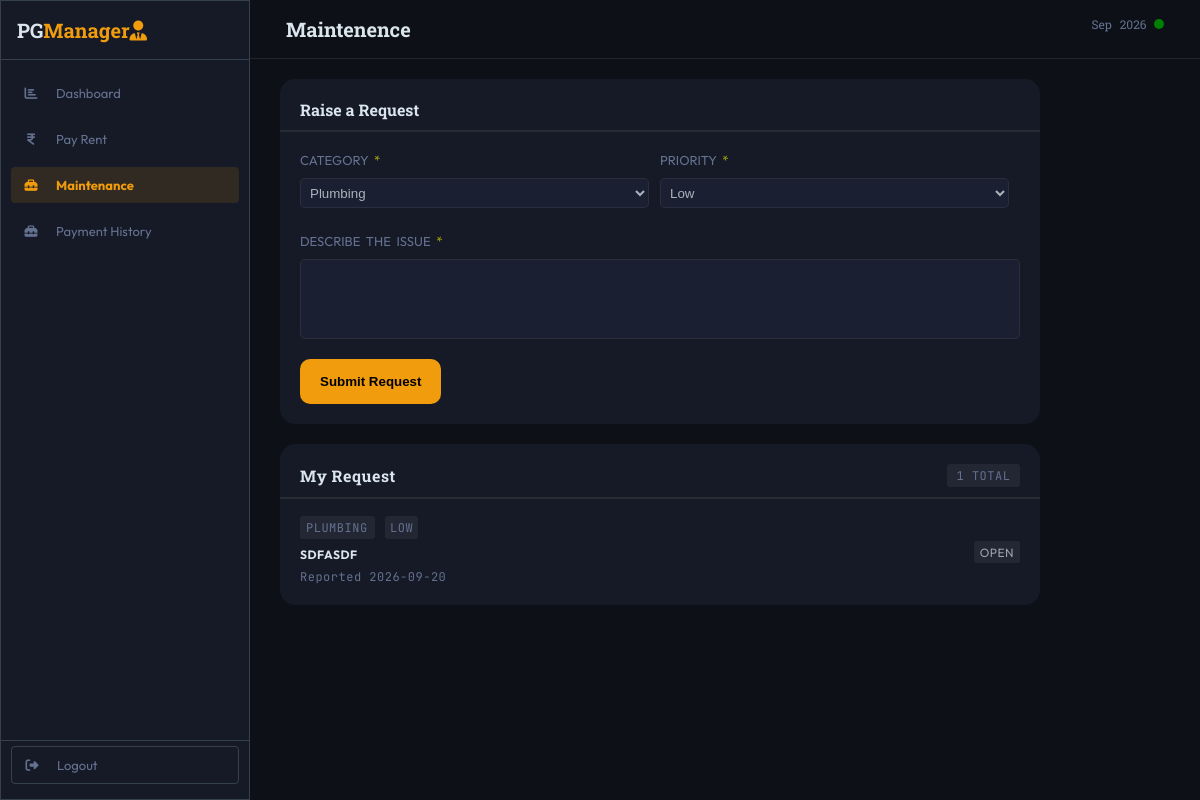
Page /tenant-maintenance/ (signed in) on the committed database.
### dashboard/models.py (models this page shows, shortened)
class Maintenance(models.Model):
    CATEGORY_CHOICES = (
        ('plumbing', 'Plumbing'),
        ('wifi', 'Wifi'),
        ('electrical', 'Electrical'),
        ('furniture', 'Furniture'),
        ('other', 'Other')
    )
    PRIORITY_CHOICES = (
        ('low','Low'),
        ('medium','Medium'),
        ('high','High')
    )
    COMPLAINT_STATUS_CHOICES = (
        ('open','Open'),
        ('inprogress','Inprogress'),
        ('resolved','Resolved')
    )
    tenant = models.ForeignKey(Tenant, on_delete=models.CASCADE)
    category = models.CharField(null=False, blank=False, default='plumbing', choices=CATEGORY_CHOICES)
    priority = models.CharField(null=False, blank=False, default='low',choices=PRIORITY_CHOICES)
    issue = models.TextField(null=False, blank=False)
    complaint_status = models.CharField(null=False, blank=False, default='open', choices=COMPLAINT_STATUS_CHOICES)
    date = models.DateField(default=timezone.localdate)
    status_update_time = models.DateTimeField(default=timezone.now)

### dashboard/views.py (the view)
# urls.py: path("tenant-maintenance/", views.tenant_maintenance, name="tenant-maintenance"),
def tenant_maintenance(request):
    tenant = Tenant.objects.get(user=request.user)
    if request.method == "POST":
        maintenance_form = MaintenanceForm(request.POST)
        if maintenance_form.is_valid():
            maintenance = maintenance_form.save(commit=False)
            maintenance.tenant = tenant
            maintenance.save()
            return HttpResponseRedirect(reverse("tenant-maintenance"))
    else:
        maintenance_form = MaintenanceForm()
    maintenance = Maintenance.objects.filter(tenant=tenant).order_by("-status_update_time")
    return render(request, "dashboard/tenant-maintenance.html", {
        "maintenance_form" : maintenance_form,
        "maintenance" : maintenance
    })

### dashboard/forms.py
class MaintenanceForm(forms.ModelForm):
    class Meta:
        model = Maintenance
        fields = ["category", "priority", "issue"]
        labels = {
            "issue": "describe the issue",
        }
        widgets = {
            "issue": forms.Textarea(attrs={'style': 'height:8rem; resize:none;'}),
        }
        error_messages = {
            "issue": {
                "required": "Provide the issue decription in detail"
            }
        }

### dashboard/templates/dashboard/tenant-maintenance.html (shortened to what this page needs)
{% extends "tenant-base.html" %}
{% load static %}
{% block css_file %}
    <link rel="stylesheet", href="{% static "dashboard/tenant-maintenance.css" %}">
{% endblock css_file %}
{% block content %}
    <main>
        <header class="page-header">
            <div class="header-title header-box">
                <h2>Maintenence</h2>
            </div>
            <div class="header-date header-box">
                <span>{% now "M Y" %}</span>
                <span class="status-dot"></span>
            </div>
        </header>
        <form action="{% url "tenant-maintenance" %}" method="POST" novalidate>
            <section class="form-control bg-lightblack text-gray">
                <h1>Raise a Request</h1>
                <hr>
                <div class="flex-wrapper">
                    {% for form_field in maintenance_form %}
                        {% include "dashboard/includes/form-field.html" %}
                    {% endfor %}
                </div>
                <button type="submit">Submit Request</button>
            </section>
        </form>
        <section class="my-complaint-detail bg-lightblack text-gray">
            <div class="my-complaint">
                <h1 class="my-complaint-title">My Request</h1>
                <div class="my-complaint-count">{{ maintenance.count }} TOTAL</div>
            </div>
            <hr>
            {% for complaint_data in maintenance %}
                <div class="flex-complaiant-content">
                    <div class="my-complaint-content">
                        <span class="my-complaint-content-category">
                            {{ complaint_data.category | upper }}
                        </span>
                        <span class="my-complaint-content-priority priority-{{ complaint_data.priority}} ">
                            {{ complaint_data.priority | upper}}
                        </span>
                        <div class="my-complaint-content-issue">
                            {{ complaint_data.issue | upper }}
                        </div>
                        <div class="my-complaint-content-date">
                            Reported {{ complaint_data.date | upper }}
                        </div>
                    </div>
                    <div class="my-complaint-status status-{{ complaint_data.complaint_status }}">
                        {{ complaint_data.complaint_status | upper }}
                    </div>
                </div>
            {% endfor %}
        </section>
    </main>
{% endblock content %}

### static/tenant-base.css (style rules this page uses)
* { box-sizing: border-box; margin: 0; padding: 0; }
html { font-family: "Outfit", sans-serif; font-size: 62.5%; }
.bg-lightblack { background: #151a26; }
.text-gray { color: #657190; }

### dashboard/static/dashboard/tenant-maintenance.css (style rules this page uses)
.page-header { font-family: "Roboto Slab", serif; color: #dbe5ed; display: flex; margin-bottom: 1rem; justify-content: space-between; border-bottom: 0.5px solid #4e53544f; }
.header-title h2 { padding: 1.6rem; font-weight: 700; font-size: 2.0rem; margin-left: 2rem; }
.header-date { padding: 1.6rem; align-items: center; margin-right: 2rem; }
.header-date span { display: inline-block; color: #657190; font-size: 1.2rem; word-spacing: 0.5rem; }
.header-date .status-dot { width: 1rem; height: 1rem; background: green; border-radius: 100%; margin-left: 0.5rem; }
form { margin-top: 2rem; margin-bottom: 2rem; margin-left: 3rem; width: 80rem; max-width: 80%; }
.form-control { padding: 2rem; border-radius: 1.5rem; margin-bottom: 2rem; }
form .form-control h1 { font-family: "Roboto Slab", serif; margin-bottom: 1rem; color: #dbe5ed; font-size: 1.6rem; }
form .form-control hr { margin-left: -2rem; margin-right: -2rem; border: 1.3px solid #4e53544f; }
form .form-control .flex-wrapper { display: flex; flex-wrap: wrap; }
.flex-wrapper .form-field .input-field select { display: block; border: 1.5px solid #4e53544f; background: #1a2032; margin-bottom: 0.5rem; padding-left: 0.5rem; width: 97%; height: 3rem; color: #abb3ba; border-radius: 0.5rem; }
.flex-wrapper .form-field .input-field textarea { display: block; border: 1.5px solid #4e53544f; background: #1a2032; width: 200%; height: 10rem; color: #dbe5ed; border-radius: 0.5rem; }
.flex-wrapper .form-field textarea { padding: 1rem; }
form button[type=submit] { margin-top: 2rem; background: #f19c0d; font-weight: bold; padding: 1.5rem 2rem; border: none; border-radius: 1rem; }
.my-complaint-detail { margin-top: 2rem; margin-bottom: 2rem; margin-left: 3rem; width: 80rem; max-width: 80%; border-radius: 1.5rem; padding: 2rem 2rem 0rem 2rem; letter-spacing: 0.5px; }
.my-complaint { display: flex; justify-content: space-between; align-items: center; margin-bottom: 1rem; }
.my-complaint-detail hr { margin-left: -2rem; margin-right: -2rem; border: 1.3px solid #4e53544f; }
.my-complaint-detail .my-complaint .my-complaint-title { font-family: "Roboto Slab", serif; color: #dbe5ed; font-size: 1.6rem; }
.my-complaint-detail .my-complaint .my-complaint-count { font-size: 1.2rem; font-family: "JetBrains Mono", monospacem, sans-serif; padding: 0.3em 0.8em; background: rgba(255, 255, 255, 0.06); border-radius: 0.3rem; }
.my-complaint-detail .flex-complaiant-content { display: flex; justify-content: space-between; align-items: center; }
.my-complaint-content { padding: 2rem 0; font-family: "JetBrains Mono", monospacem, sans-serif; }
.my-complaint-content .my-complaint-content-category { font-size: 1.2rem; padding: 0.3em 0em 0.3em 0.5em; background: rgba(255, 255, 255, 0.06); border-radius: 0.3rem; }
.my-complaint-content .my-complaint-content-priority { font-size: 1.2rem; padding: 0.3em 0.4em; border-radius: 0.3rem; margin-left: 1rem; }
.my-complaint-content .priority-low { background: rgba(255, 255, 255, 0.06); }
.my-complaint-content .my-complaint-content-issue { color: #dbe5ed; font-family: Outfit, sans-serif; font-size: 1.2rem; margin-top: 1.2rem; font-weight: bold; }
.my-complaint-content .my-complaint-content-date { font-size: 1.2rem; margin-top: 0.7rem; }
.my-complaint-status { font-size: 1.2rem; padding: 0.3em 0.5em 0.3em 0.5em; border-radius: 0.3rem; }
.my-complaint-status.status-open { background: rgba(255, 255, 255, 0.06); color: #9ea2ae; }

### rows in the picture
Maintenance: category "PLUMBING", priority "LOW", issue "SDFASDF", date "2026-09-20", complaint_status "OPEN"

### other values in the picture
{{ maintenance.count }} "1"
